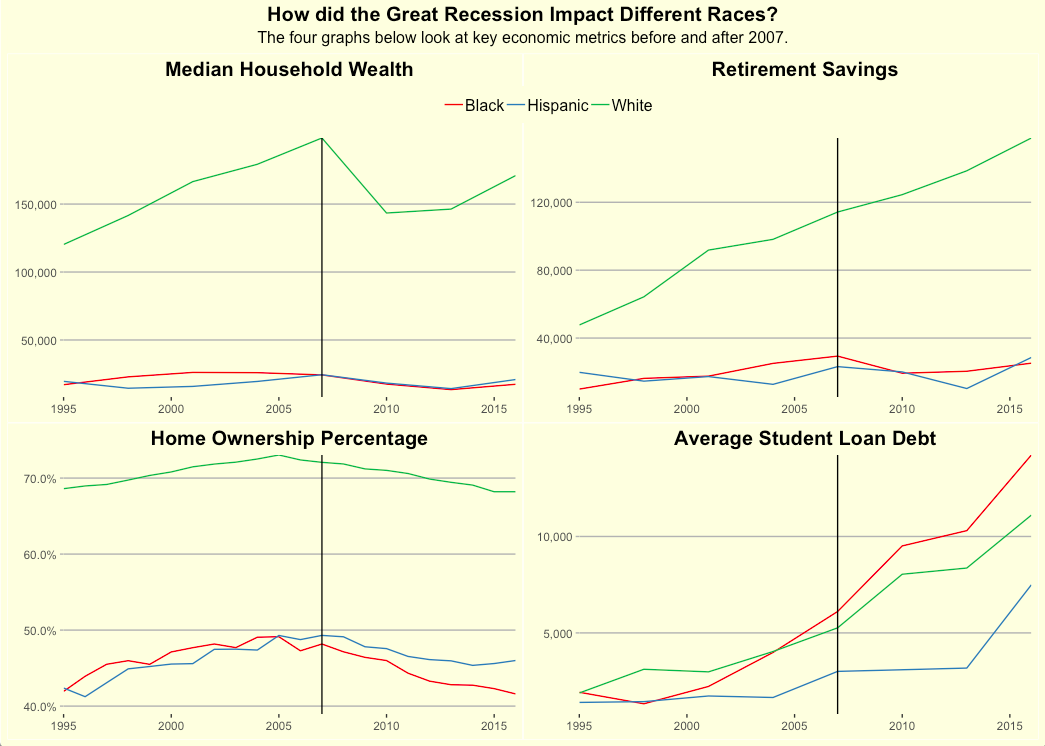

The R source for this figure:
# Libraries and Data -----
library(tidyverse)
library(tidytuesdayR)
library(scales)
library(patchwork)

tuesdata <- tidytuesdayR::tt_load('2021-02-09')

# Grabbing four datasets for plot
home_owner <- tuesdata$home_owner
race_wealth <- tuesdata$race_wealth
retirement <- tuesdata$retirement
student_debt <- tuesdata$student_debt

# Creating theme for plots -----
tt_theme <- theme(
  plot.background = element_rect(fill = 'lightyellow'),
  panel.background = element_rect(fill = 'lightyellow'),
  panel.grid.minor = element_blank(),
  panel.grid.major.x = element_blank(),
  panel.grid.major.y = element_line(color = 'gray70'),
  plot.title = element_text(hjust = 0.5, face = 'bold'),
  legend.background = element_rect(fill = 'lightyellow'),
  legend.key = element_rect(fill = 'lightyellow', color = NA),
  axis.ticks.y = element_line(color = 'gray70'),
  axis.title = element_blank()
  ) 

# Plots -----

# Race Wealth
p_race_wealth <- race_wealth %>%
  filter(type == 'Median') %>%
  filter(race %in% c('Black', 'Hispanic', 'White')) %>%
  ggplot(aes(x = year, y = wealth_family, color = race)) + 
  geom_line() +
  geom_vline(xintercept = 2007) +
  scale_color_brewer(palette = 'Set1') +
  scale_x_continuous(limits = c(1995, 2016),
                     expand = c(0,0)) +
  scale_y_continuous(expand = c(0,0),
                     labels = comma) +
  tt_theme +
  labs(title = 'Median Household Wealth')

# Home Ownership
p_home_owner <- ggplot(home_owner, aes(x = year, y = home_owner_pct, color = race)) + 
  geom_line() +
  geom_vline(xintercept = 2007) +
  scale_x_continuous(limits = c(1995, 2016)) +
  scale_color_brewer(palette = 'Set1') +
  scale_x_continuous(limits = c(1995, 2016),
                     expand = c(0,0)) +
  scale_y_continuous(expand = c(0,0),
                     labels = percent) +
  tt_theme +
  labs(title = 'Home Ownership Percentage')

# Retirement Savings
p_retirement <- ggplot(retirement, aes(x = year, y = retirement, color = race)) +
  geom_line() +
  geom_vline(xintercept = 2007) +
  scale_x_continuous(limits = c(1995, 2016)) +
  scale_color_brewer(palette = 'Set1') +
  scale_x_continuous(limits = c(1995, 2016),
                     expand = c(0,0)) +
  scale_y_continuous(expand = c(0,0),
                     labels = comma) +
  tt_theme +
  labs(title = 'Retirement Savings')

# Avg student loan debt
p_student_debt <- ggplot(student_debt, aes(x = year, y = loan_debt, color = race)) +
  geom_line() +
  geom_vline(xintercept = 2007) +
  scale_color_brewer(palette = 'Set1') +
  scale_x_continuous(limits = c(1995, 2016),
                     expand = c(0,0)) +
  scale_y_continuous(expand = c(0,0),
                     labels = comma) +
  tt_theme +
  labs(title = 'Average Student Loan Debt')

# Patchwork to bring it all together
p_race_wealth + p_retirement + p_home_owner + p_student_debt +
  plot_annotation(title = 'How did the Great Recession Impact Different Races?',
                  subtitle = 'The four graphs below look at key economic metrics before and after 2007.') +
  plot_layout(guides = 'collect') &
  theme(plot.title = element_text(hjust = 0.5, size = 15, face = 'bold'),
        plot.subtitle = element_text(hjust = 0.5, size = 12),
        plot.background = element_rect(fill = 'lightyellow'),
        legend.position = 'top',
        legend.title = element_blank(),
        legend.text = element_text(size = 12))
